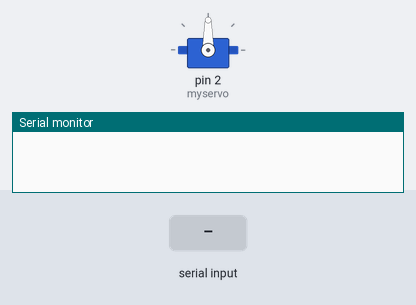
Bench run of a sketch on a simulated Arduino Uno, built with avr-gcc and run on an emulated ATmega328P. Shown: servo, the last lines printed to the serial monitor. Inputs (shaded band) come from the test bench.

Above: at 1.2 s.
1.3 s: "5\n" received over Serial
At 2.8 s:
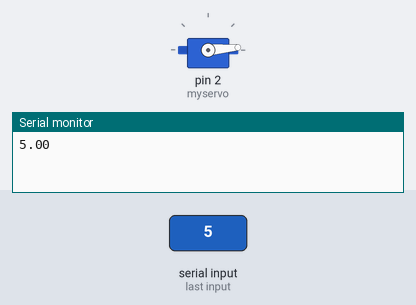
3.8 s: "200\n" received over Serial
At 6.0 s:
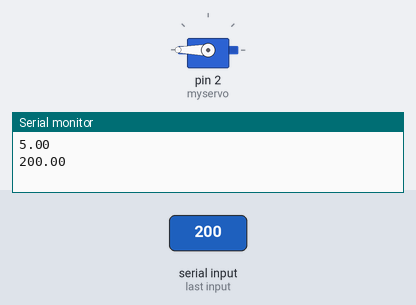
6.3 s: "90\n" received over Serial
At 7.8 s:
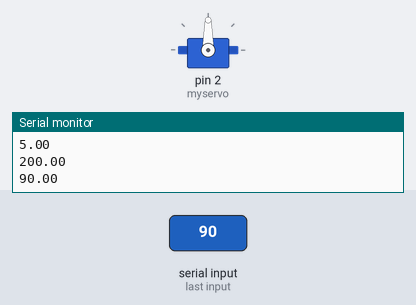
Timing chart, 0 to 9.3 s (numbered marks = the images above; inputs shaded):
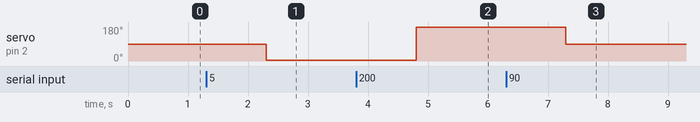

Measured:
- after the input at 1.3 s, servo on pin 2 (myservo): 90° → 5° after 1.0 s
- after the input at 3.8 s, servo on pin 2 (myservo): 5° → 180° after 1.0 s
- after the input at 6.3 s, servo on pin 2 (myservo): 180° → 90° after 1.0 s

The sketch:

Windchill_Weather.ino
```cpp
#include <ctype.h>
#include <Servo.h>
#include <Grove_LED_Bar.h>

Grove_LED_Bar bar(7, 6, 1, LED_BAR_10);

Servo myservo;

float servo_pos = 90;

void setup() {
  Serial.begin(115200);
  myservo.attach(2);
  myservo.write(servo_pos);

  // put your setup code here, to run once:

}

boolean isValidNumber(String str){
  boolean isNum = false;
  for (byte i=0; i < str.length()-1; i++){
    isNum = isDigit(str.charAt(i)) || str.charAt(i)== '.';
    if (!isNum) return false;


  }//for
  return isNum;
}//isValid

void loop() {
  if(Serial.available() >0){
    String str_pos = Serial.readString();
    if (str_pos.length() >= 1 && isValidNumber(str_pos)){
      //convert the string to a number
      float servo_pos = str_pos.toFloat();
      Serial.println(servo_pos);
      myservo.write(servo_pos);


    }//valid string
    else {

    }

  }//serial.available

}//loop
```
